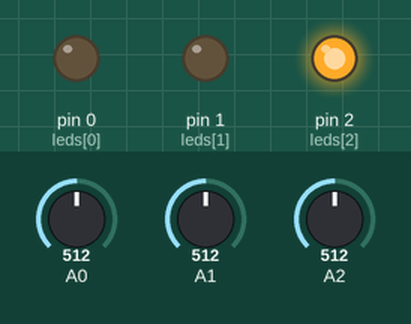
The sketch below on a simulated Arduino Uno, built with avr-gcc and run on an emulated ATmega328P. Parts: output pins drawn as LEDs (lit = HIGH). Inputs (shaded band) come from the test bench; at power-on: A0 = 512, A1 = 512, A2 = 512.

Above: at 1.2 s.
1.3 s: A0 set to 524
At 1.7 s:
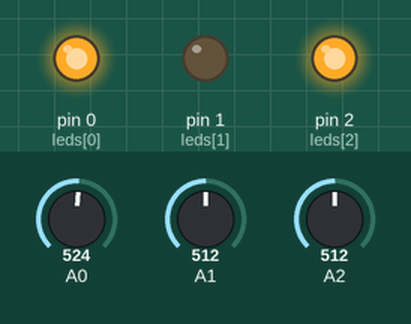
2.8 s: A1 set to 542
At 4.1 s:
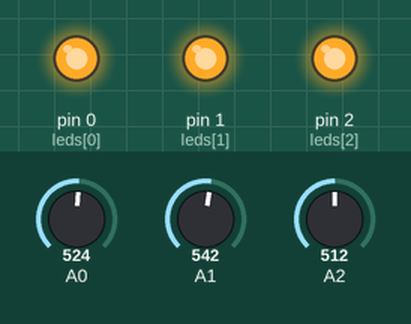
Timing chart, 0 to 5.8 s (numbered marks = the images above; inputs shaded):
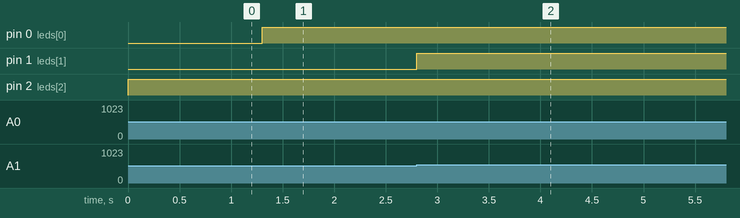

Measured:
- the behaviour switches between 512 and 513 on A0 (found by bisection; images 0 and 1)
- the behaviour switches between 523 and 524 on A1 (found by bisection; images 1 and 2)
- after the input at 1.3 s, pin 0 (leds[0]): LOW → HIGH at once
- after the input at 2.8 s, pin 1 (leds[1]): LOW → HIGH at once

The sketch:

Q6_sh2.ino
```cpp
byte leds[3] = {0,1,2} ;
float a,b,c ;
void setup() {
for(byte i=0 ; i<3 ; i++){
  pinMode(leds[i],OUTPUT) ;
  }
}
void loop() {
  a = analogRead(0) ;
  b = analogRead(1) ;
  c = analogRead(2) ;
  if(a>b){
    if(a>c){
      digitalWrite(leds[0],HIGH) ;
    }
    else{
      digitalWrite(leds[2],HIGH) ;
    }
  }
  else{
    if(b>c){
      digitalWrite(leds[1],HIGH) ;
    }
    else{
      digitalWrite(leds[2],HIGH) ;
    }
  }
}
```
